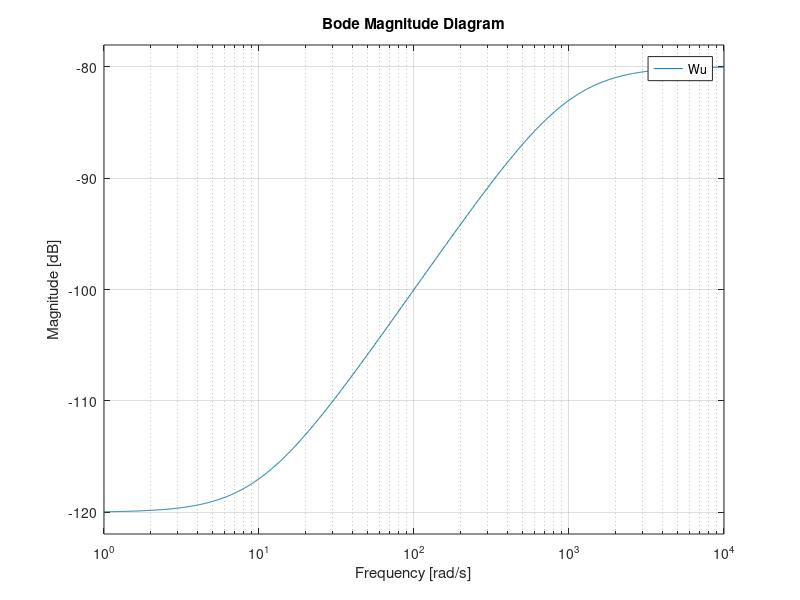

MATLAB code for this plot: (Note: this script raises an error after producing the figure.)
G0 = tf(1,[1 -1]); %input G
num1 = [10^-7 10^-6]; %input numerator Wu
den1 = [10^-3 1];  %input denumerator Wu
Wu = tf(num1,den1); %transfer fungsi num dan den Wu
figure(1);bodemag(Wu) %memanggil gambar 1 menggunakan fungsi bodemag Wu 

%Mewakili ketidakpastian model yang bergantung pada frekuensi dengan
%bobot Wu dan ketidakpastian dinamis LTI yang tidak pasti InputUnc,
%blok desain kontrol ultidyn
InputUnc = ultidyn('InputUnc',[1 1]);
G = G0*(1+InputUnc*Wu); %input G
num2 = [0.95 1900 3800]; %input numerator untuk Wp
den2 = [1 1900 10]; %input denumerator untuk Wp
Wp = tf(num2,den2); %transfer fungsi num dan den Wp
figure(2);bodemag(Wp) %menampilkan gambar 2 menggunakan fungsi bodemag Wp

G.InputName = 'u'; % memberi nama untuk inputan G
G.OutputName = 'y1'; % memberi nama untuk outputan G
Wp.InputName = 'y'; % memberi nama untuk inputan Wp
Wp.OutputName = 'e'; % memberi nama untuk outputan Wp

%mendefinisikan blok jumlah, dan menggunakan koneksi.
SumD = sumblk('y = y1 + d');

inputs = {'d','u'};
outputs = {'e','y'};
P = connect(G,Wp,SumD,inputs,outputs);

%menggunakan dksyn untuk merancang pengontrol K untuk sistem yang tidak pasti ini.
nmeas = 1;
ncont = 1;
[K,CLperf,dkinfo] = dksyn(P,nmeas,ncont)
CLperf.NominalValue